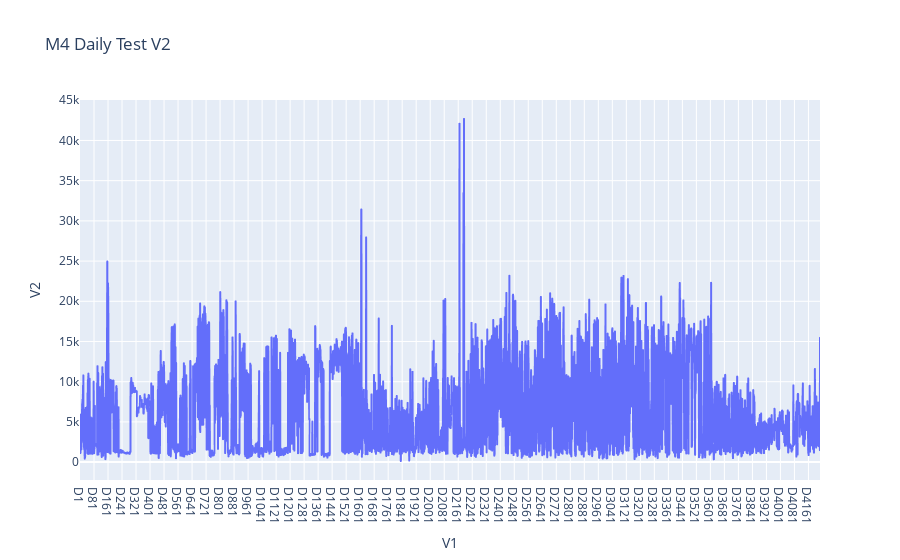

Here is the notebook cell this chart was saved with:
### Markdown cell above
### Daily

### Code cell
daily_df = pd.read_csv(m4_path + "/Daily-test.csv")
fig = px.line(daily_df, x="V1", y='V2', title='M4 Daily Test V2')
fig.show()

### Figure 1 — Plotly figure (JSON) as saved in the notebook; plotly's stock layout.template omitted (floating-point values rounded to 4 significant figures; data arrays with more than 128 entries replaced by an {"elided": "..."} marker saying what was removed)
{"data": [{"hovertemplate": "V1=%{x}<br>V2=%{y}<extra></extra>", "legendgroup": "", "line": {"color": "#636efa", "dash": "solid"}, "marker": {"symbol": "circle"}, "mode": "lines", "name": "", "showlegend": false, "type": "scattergl", "x": {"elided": "4227 str values"}, "xaxis": "x", "y": {"elided": "4227 float values"}, "yaxis": "y"}], "layout": {"legend": {"tracegroupgap": 0}, "title": {"text": "M4 Daily Test V2"}, "xaxis": {"anchor": "y", "domain": [0, 1], "title": {"text": "V1"}}, "yaxis": {"anchor": "x", "domain": [0, 1], "title": {"text": "V2"}}}}
